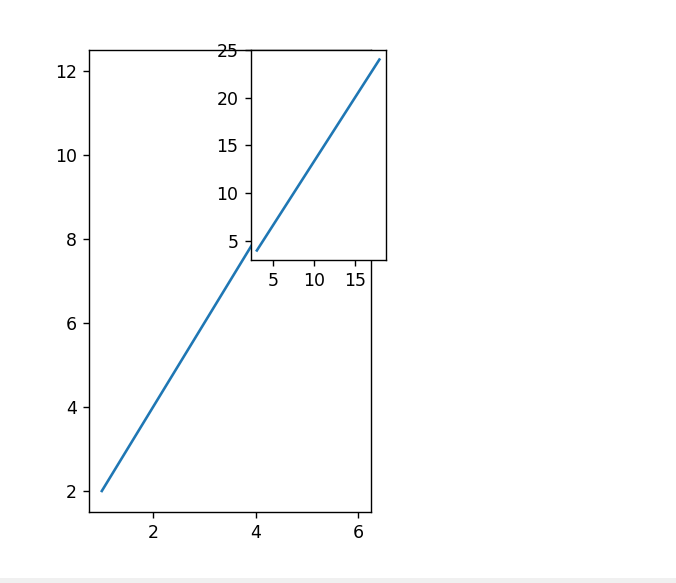

The script that drew this image:
import matplotlib.pyplot as plt
import numpy as np
# plot1:
x=np.array([1,2,3,4,5,6])
y=np.array([2,4,6,8,10,12])
plt.subplot(1,2,1)
plt.plot(x,y)
# plot2:
x=np.array([3,6,9,12,15,18])
y=np.array([4,8,12,16,20,24])
plt.subplot(2,4,2)
plt.plot(x,y)
plt.show()
